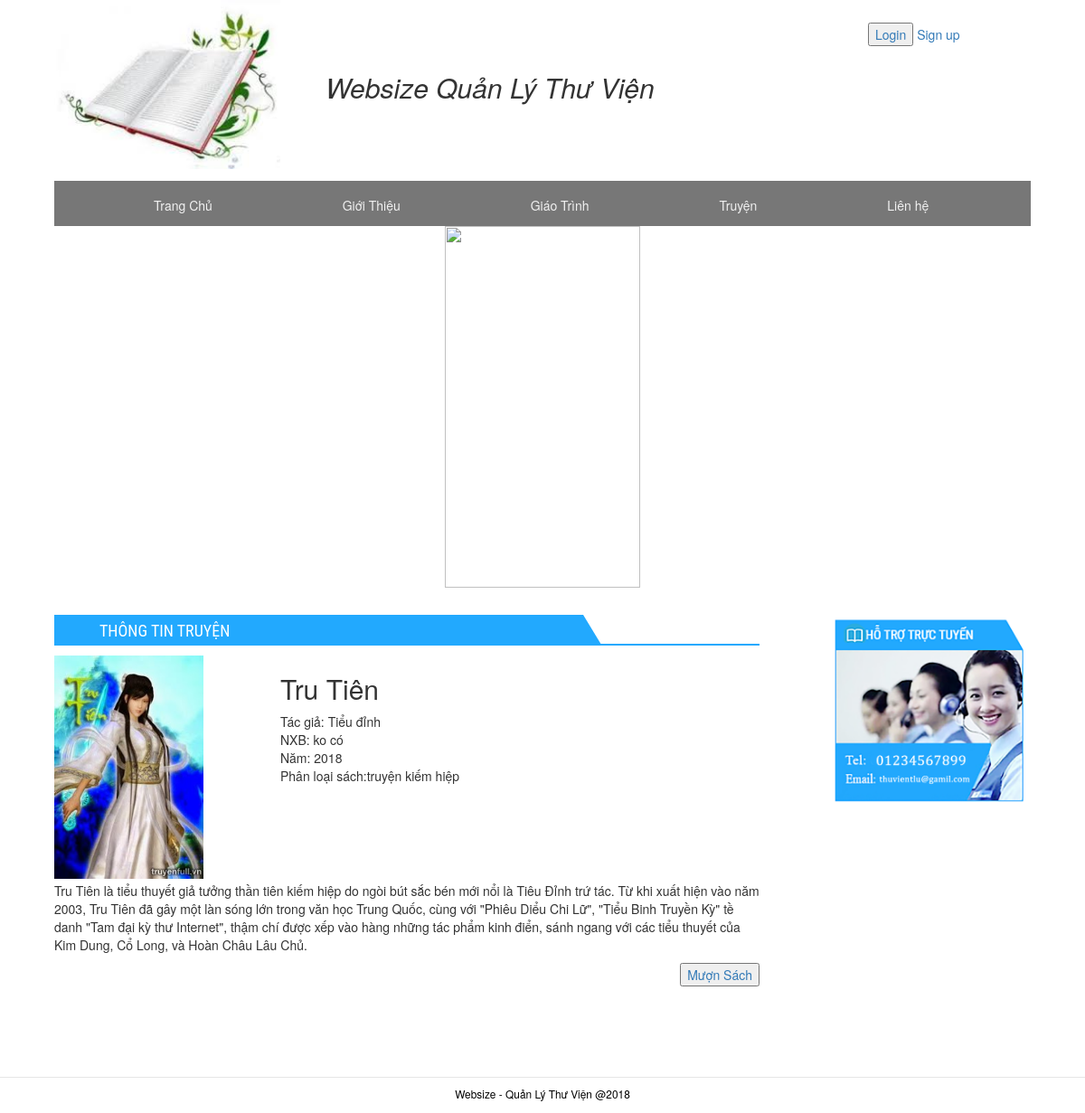
/chitiettruyen.php?id=5, run on the app's committed database.
### tables this page shows
CREATE TABLE `truyen` (
  `id` int(5) NOT NULL,
  `tentruyen` varchar(255) NOT NULL,
  `hinhanh` varchar(255) NOT NULL,
  `tacgia` varchar(255) NOT NULL,
  `nhaxb` varchar(255) NOT NULL,
  `id_TL` int(5) NOT NULL,
  `mota` text NOT NULL,
  `namxb` int(4) NOT NULL,
  `sl` int(5) NOT NULL
);

CREATE TABLE `theloaitruyen` (
  `id_TL` int(5) NOT NULL,
  `TenTL` varchar(255) NOT NULL
);

### chitiettruyen.php (the view, shortened to what this page needs)
<?php
    $id=$_GET["id"];
?>
<?php
include("modules/header.php");
?>
    <div id="container">
        <div class="container-left">
            <div class="block1">
                <div class="box-common">
                    <div class="heading">
                        <h4 class="box-title" style="width: 75%"> THÔNG TIN TRUYỆN</h4>
                    </div>
                </div>
                <div class="border3">
                <?php
                    require("connect/config.php");
                    $sql="select truyen.id,truyen.hinhanh,truyen.tentruyen,truyen.tacgia,truyen.nhaxb,truyen.namxb,truyen.mota ,theloaitruyen.TenTL from theloaitruyen, truyen
                    where theloaitruyen.id_TL=truyen.id_TL and truyen.id=$id";
                    $result=mysqli_query($conn,$sql);
                    $data=mysqli_fetch_assoc($result);
                    echo"<div class='border21'>";
                        echo"<div class='border21-left'>";
                        echo"<img src='connect/images/$data[hinhanh]' style='height:247px;'>";
                        echo"</div>";
                        echo"<div class='border21-right'>";
                            echo"<h2>$data[tentruyen]</h2>";
                            echo"<p>Tác giả: $data[tacgia]<br>";
                                echo"NXB: $data[nhaxb]<br>";
                                echo"Năm: $data[namxb]<br>";
                                echo"Phân loại sách:$data[TenTL]</p>";
                        echo"</div>";
                    echo"</div>";
                    echo"<p>$data[mota] <p>";
                    echo"<button type='button' style='float:right;color:red;'  name='muonsach'><a href='muon_sach.php?id=$data[id]'>Mượn Sách</a></button>";
                    ?>
                </div>
            </div>
        </div>
        <div class="container-right">
				<div class="panel-news">
					<img src='img/hotrott.png' style="width:220px;">
				</div>
			</div>
		</div>
	</div>
    <div id="Footer"style="margin-top:100px;">
        <p>Websize - Quản Lý Thư Viện @2018</p>
    </div>
</body>
</html>

### css/QLThuVien.css (style rules this page uses)
body { font-family: Arial, sans-serif; font-weight: 300; margin: 0; position: 0; }
.container-left { width:780px; float:left; }
.container-right { width:260px; float:right; padding-left:40px; }
.box-common { margin-bottom: 15px; }
.heading { border-bottom: 2px solid #22a9fe; margin-bottom: -4px; position: relative; }
.heading .box-title { background: #22a9fe; color: #fff; display: inline-block; font-size: 18px; font-weight: normal; line-height: 23px; margin: 0; padding: 6px 20px 3px 50px; position: relative; text-transform: uppercase; font-family: "Roboto Condensed", Verdana, Geneva, sans-serif; }
.block1 { height:200px; padding-bottom: 10px; }
.heading::before { background: transparent url(../images/sprite.png) no-repeat -35px 0; content: ''; display: inline-block; height: 27px; left: 8px; position: absolute; top: 0px; width: 25px; z-index: 5; }
.heading .box-title::after { border-bottom: 33px solid #22a9fe; border-right: 20px solid transparent; content: ''; display: inline-block; height: 0; position: absolute; right: -20px; top: 0; width: 0; }
.panel-news { width:220px; height:220px; }
#Footer { text-align: center; font-size: 85%; border-top: 1px solid #e6e6e6; color:black; padding: 0.25cm 1cm; height:40px; }

### css/giaotrinh.css (style rules this page uses)
#container { padding-top:30px; width: 1080px; margin: 0px auto; }
.container-left { width:780px; float:left; }
.container-right { width:260px; float:right; padding-left:40px; }
.box-common { margin-bottom: 15px; }
.heading { border-bottom: 2px solid #22a9fe; margin-bottom: -4px; position: relative; }
.heading .box-title { background: #22a9fe; color: #fff; display: inline-block; font-size: 18px; font-weight: normal; line-height: 23px; margin: 0; padding: 6px 20px 3px 50px; position: relative; text-transform: uppercase; font-family: "Roboto Condensed", Verdana, Geneva, sans-serif; }
.border21 { width:778px; height:250px; }
.border21-left { width:250px; float:left; }
.border21-right { width:528px; float:left; }

### data on the page
truyen: hinhanh (picture), tentruyen "Tru Tiên", tacgia "Tiểu đỉnh", nhaxb "ko có", namxb "2018", id_TL.TenTL "truyện kiếm hiệp", mota "Tru Tiên là tiểu thuyết giả tưởng thần tiên kiếm hiệp do ngòi bút sắc bén mới nổi là Tiêu Đỉnh trứ tác. Từ khi xuất hiện vào năm 2003, Tru Tiên đã gây một làn sóng lớn trong văn học Trung Quốc, cùng với \"Phiêu Diểu Chi Lữ\", \"Tiểu Binh Truyền Kỳ\" tề danh \"Tam đại kỳ thư Internet\", thậm chí được xếp vào hàng những tác phẩm kinh điển, sánh ngang với các tiểu thuyết của Kim Dung, Cổ Long, và Hoàn Châu Lâu Chủ."
